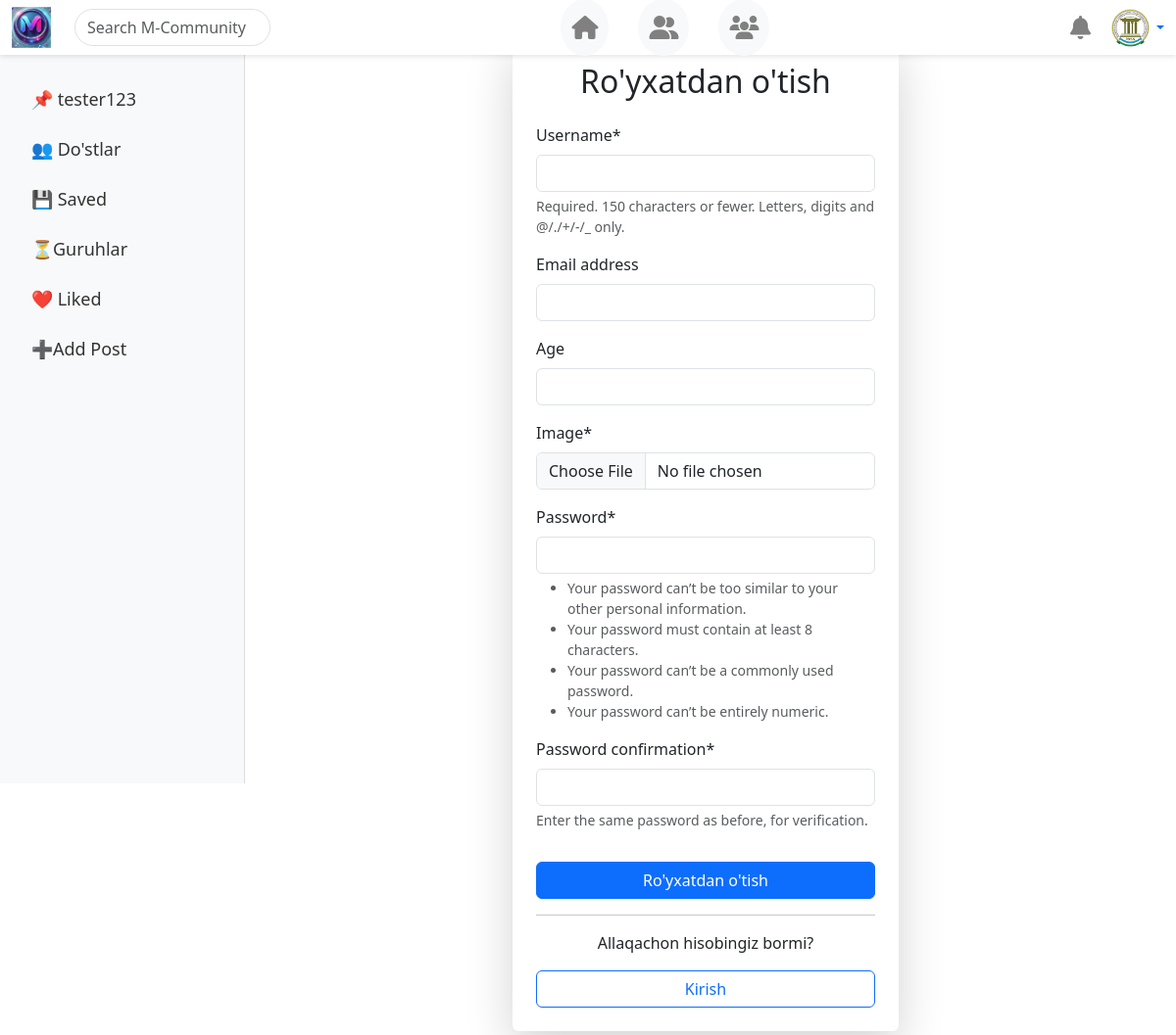
The app's page /accounts/register/ (signed in) with its own data.
### accounts/models.py (models this page shows, shortened)
class CustomUser(AbstractUser):
    age = models.PositiveIntegerField(blank=True,null=True)
    image = models.ImageField(upload_to='account_images/',default='images/images.jpg')

### accounts/views.py (the view)
# urls.py: path('register/',views.register,name='register'),
def register(request):
    if request.method == 'POST':
        form = CustomUserCreationForm(request.POST,request.FILES)
        if form.is_valid():
            user = form.save(commit=False)
            if 'image' in request.FILES:
                user.image = request.FILES['image']
            user.save()
            return redirect('login')
    else:
        form = CustomUserCreationForm()
    context = {
        'form':form
    }
    return render(request,'registration/register.html',context)

### accounts/forms.py
class CustomUserCreationForm(UserCreationForm):
    class Meta:
        model = CustomUser
        fields = ['username','email','age','image']

### templates/registration/register.html (shortened to what this page needs)
{% extends 'base.html' %}
{% load crispy_forms_tags %}
{% block content %}
<div class="container d-flex justify-content-center align-items-center" style="min-height: 90vh;">
    <div class="row w-100">
        <div class="col-lg-6 offset-lg-3">
            <div class="card shadow-lg border-0 rounded">
                <div class="card-body p-4">
                    <h2 class="text-center mb-4">Ro'yxatdan o'tish</h2>
                    <form method="post" enctype="multipart/form-data">
                        {{ form|crispy }}
                        <button class="btn btn-primary w-100 mt-3" type="submit">Ro'yxatdan o'tish</button>
                    </form>
                    <hr>
                    <div class="text-center mt-3">
                        <p>Allaqachon hisobingiz bormi?</p>
                        <a href="{% url 'login' %}" class="btn btn-outline-primary w-100">Kirish</a>
                    </div>
                </div>
            </div>
        </div>
    </div>
</div>
{% endblock content %}

### templates/base.html (shortened to what this page needs)
{% load static %}
<!DOCTYPE html>
<html lang="uz">
<head>
    <link rel="stylesheet" href="https://cdn.jsdelivr.net/npm/bootstrap@5.3.0/dist/css/bootstrap.min.css">
    <link rel="stylesheet" href="https://cdnjs.cloudflare.com/ajax/libs/font-awesome/6.4.2/css/all.min.css">
</head>
<body>
<nav class="navbar navbar-expand-lg fixed-top">
    <div class="container-fluid d-flex align-items-center justify-content-center w-100">
        <div class="d-flex align-items-center">
            <a href="#" class="navbar-brand">
                <img src="{% static 'images/logo1.jpg' %}" width="40" alt="Logo">
            </a>
            <input type="text" class="form-control rounded-pill ms-2 d-none d-md-block"
                   placeholder="Search M-Community" style="max-width: 200px;">
        </div>
        <div class="d-flex justify-content-center flex-grow-1">
            <a href="{% url 'home' %}" class="btn btn-light nav-icon" data-bs-toggle="tooltip" title="Asosiy sahifa">
                <i class="fas fa-home"></i>
            </a>
            <a href="{% url 'friends' %}" class="btn btn-light nav-icon" data-bs-toggle="tooltip" title="Do‘stlar">
                <i class="fas fa-user-friends"></i>
            </a>
            <a href="{% url 'group_list' %}" class="btn btn-light nav-icon" data-bs-toggle="tooltip" title="Guruhlar">
                <i class="fas fa-users"></i>
            </a>
        </div>
        <div class="d-flex align-items-center">
            <div class="dropdown">
                <a href="#" class="nav-icon position-relative" id="notificationDropdown" data-bs-toggle="dropdown">
                    <i class="fas fa-bell"></i>
                </a>
            </div>
            <div class="dropdown ms-2">
                <a href="#" class="d-flex align-items-center text-decoration-none dropdown-toggle" data-bs-toggle="dropdown">
                    <img src="{{user.image.url}}" class="profile-img">
                </a>
            </div>
        </div>
    </div>
</nav>
<div class="container-fluid">
    <div class="row">
        <nav class="sidebar">
            <ul class="nav flex-column">
                <li class="nav-item"><a class="nav-link" href="{% url 'profile' user.username  %}">📌 {{user.username}}</a></li>
                <li class="nav-item"><a class="nav-link" href="{% url 'friends' %}">👥 Do'stlar</a></li>
                <li class="nav-item"><a class="nav-link" href="{% url 'saved_post' %}">💾 Saved</a></li>
                <li class="nav-item"><a class="nav-link" href="{% url 'group_list' %}">⏳Guruhlar</a></li>
                <li class="nav-item"><a class="nav-link" href="{% url 'liked_post' %}">❤️ Liked</a></li>
                <li class="nav-item"><a class="nav-link" href="{% url 'add_post' %}">➕Add Post</a></li>
            </ul>
        </nav>
        <main class="main-content">
            {% block content %}
            {% endblock content %}
        </main>
    </div>
</div>
</body>
</html>

### templates/base.html (style rules this page uses)
.navbar { background-color: white; box-shadow: 0 2px 5px rgba(0, 0, 0, 0.1); }
.nav-icon { font-size: 1.5rem; margin-left: 30px; color: gray; padding: 10px; border-radius: 50%; transition: background 0.3s, text-decoration 0.3s; text-decoration: none; }
.profile-img { width: 45px; height: 45px; border-radius: 50%; object-fit: cover; cursor: pointer; }
.navbar { height: 56px; }
.sidebar { position: fixed; top: 56px; left: 0; width: 250px; height: calc(100vh - 56px); background-color: #f8f9fa; padding-top: 20px; border-right: 1px solid #ddd; overflow-y: auto; }
.sidebar .nav-link { font-size: 18px; font-weight: 500; color: #333; padding: 12px 20px; transition: background 0.3s, color 0.3s; }
.main-content { margin-left: 270px; padding: 20px; max-width: 900px; width: 100%; margin-top: 20px; }

### records on screen
CustomUser: image (picture), username "tester123"
